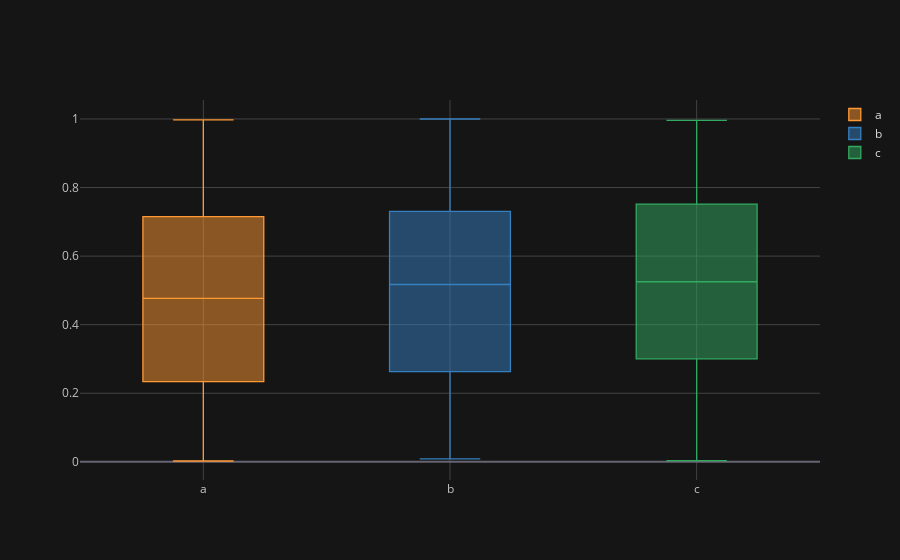

Notebook source saved alongside this figure:
### Code cell
df.iplot(kind = "box")

### Figure 1 — Plotly figure (JSON) as saved in the notebook; plotly's stock layout.template omitted (floating-point values rounded to 4 significant figures; data arrays with more than 128 entries replaced by an {"elided": "..."} marker saying what was removed)
{"data": [{"boxpoints": false, "line": {"width": 1.3}, "marker": {"color": "rgba(255, 153, 51, 1.0)"}, "name": "a", "orientation": "v", "type": "box", "y": {"elided": "300 float values"}}, {"boxpoints": false, "line": {"width": 1.3}, "marker": {"color": "rgba(55, 128, 191, 1.0)"}, "name": "b", "orientation": "v", "type": "box", "y": {"elided": "300 float values"}}, {"boxpoints": false, "line": {"width": 1.3}, "marker": {"color": "rgba(50, 171, 96, 1.0)"}, "name": "c", "orientation": "v", "type": "box", "y": {"elided": "300 float values"}}], "layout": {"legend": {"bgcolor": "#151516", "font": {"color": "#D9D9D9"}}, "paper_bgcolor": "#151516", "plot_bgcolor": "#151516", "title": {"font": {"color": "#D9D9D9"}}, "xaxis": {"gridcolor": "#434343", "showgrid": true, "tickfont": {"color": "#C2C2C2"}, "title": {"font": {"color": "#D9D9D9"}, "text": ""}, "zerolinecolor": "#666570"}, "yaxis": {"gridcolor": "#434343", "showgrid": true, "tickfont": {"color": "#C2C2C2"}, "title": {"font": {"color": "#D9D9D9"}, "text": ""}, "zerolinecolor": "#666570"}}}
